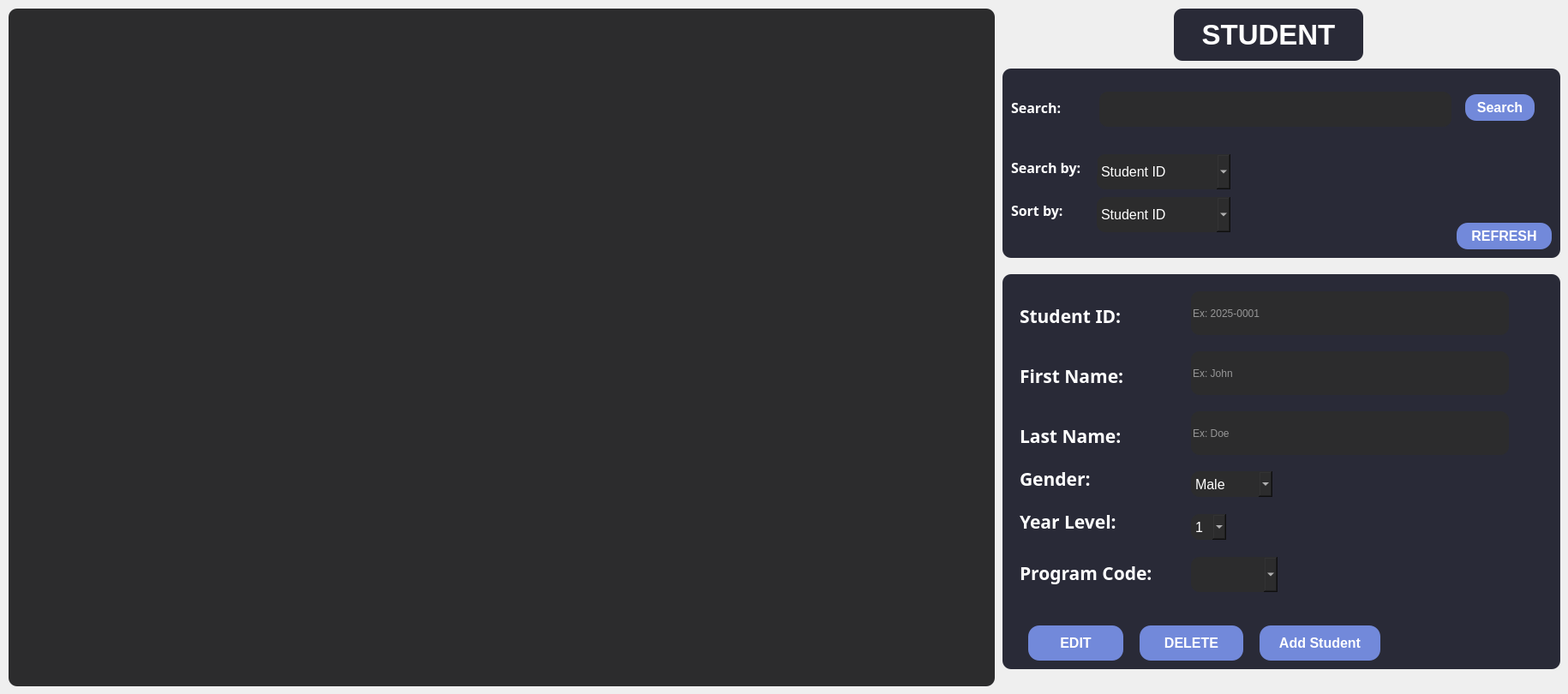
    <widget class="QWidget" name="widget">
     <attribute name="title">
      <string>Tab 1</string>
     </attribute>
     <widget class="QTableWidget" name="studentTable_widget">
      <property name="geometry">
       <rect>
        <x>10</x>
        <y>10</y>
        <width>1151</width>
        <height>791</height>
       </rect>
      </property>
      <property name="font">
       <font>
        <pointsize>12</pointsize>
       </font>
      </property>
      <property name="focusPolicy">
       <enum>Qt::NoFocus</enum>
      </property>
      <property name="layoutDirection">
       <enum>Qt::LeftToRight</enum>
      </property>
      <property name="styleSheet">
       <string notr="true">border-radius: 10px;
background-color: rgba(44,44,45,255);
color: white;</string>
      </property>
      <property name="editTriggers">
       <set>QAbstractItemView::NoEditTriggers</set>
      </property>
      <property name="selectionMode">
       <enum>QAbstractItemView::SingleSelection</enum>
      </property>
      <property name="selectionBehavior">
       <enum>QAbstractItemView::SelectRows</enum>
      </property>
      <property name="showGrid">
       <bool>true</bool>
      </property>
      <property name="cornerButtonEnabled">
       <bool>false</bool>
      </property>
      <attribute name="horizontalHeaderVisible">
       <bool>false</bool>
      </attribute>
      <attribute name="horizontalHeaderCascadingSectionResizes">
       <bool>false</bool>
      </attribute>
      <attribute name="horizontalHeaderDefaultSectionSize">
       <number>100</number>
      </attribute>
      <attribute name="horizontalHeaderHighlightSections">
       <bool>true</bool>
      </attribute>
      <attribute name="horizontalHeaderShowSortIndicator" stdset="0">
       <bool>false</bool>
      </attribute>
      <attribute name="horizontalHeaderStretchLastSection">
       <bool>false</bool>
      </attribute>
      <attribute name="verticalHeaderVisible">
       <bool>false</bool>
      </attribute>
      <attribute name="verticalHeaderCascadingSectionResizes">
       <bool>false</bool>
      </attribute>
      <column>
       <property name="text">
        <string>Student ID</string>
       </property>
       <property name="font">
        <font>
         <pointsize>10</pointsize>
         <weight>75</weight>
         <bold>true</bold>
        </font>
       </property>
      </column>
      <column>
       <property name="text">
        <string>First Name</string>
       </property>
       <property name="font">
        <font>
         <pointsize>10</pointsize>
         <weight>75</weight>
         <bold>true</bold>
        </font>
       </property>
      </column>
      <column>
       <property name="text">
        <string>Last Name</string>
       </property>
       <property name="font">
        <font>
         <pointsize>10</pointsize>
         <weight>75</weight>
         <bold>true</bold>
        </font>
       </property>
      </column>
      <column>
       <property name="text">
        <string>Year Level</string>
       </property>
       <property name="font">
        <font>
         <pointsize>10</pointsize>
         <weight>75</weight>
         <bold>true</bold>
        </font>
       </property>
      </column>
      <column>
       <property name="text">
        <string>Gender</string>
       </property>
       <property name="font">
        <font>
         <pointsize>10</pointsize>
         <weight>75</weight>
         <bold>true</bold>
        </font>
       </property>
      </column>
      <column>
       <property name="text">
        <string>Program Code</string>
       </property>
       <property name="font">
        <font>
         <pointsize>10</pointsize>
         <weight>75</weight>
         <bold>true</bold>
        </font>
       </property>
      </column>
     </widget>
     <widget class="QFrame" name="studentinfo_frame">
      <property name="geometry">
       <rect>
        <x>1170</x>
        <y>320</y>
        <width>651</width>
        <height>461</height>
       </rect>
      </property>
      <property name="font">
       <font>
        <family>Segoe UI Variable Display Semib</family>
        <pointsize>12</pointsize>
        <weight>75</weight>
        <bold>true</bold>
       </font>
      </property>
      <property name="styleSheet">
       <string notr="true">border-radius: 10px;
background-color: rgba(41,42,55,255);
color: white;</string>
      </property>
      <property name="frameShape">
       <enum>QFrame::StyledPanel</enum>
      </property>
      <property name="frameShadow">
       <enum>QFrame::Raised</enum>
      </property>
      <widget class="QLabel" name="label_2">
       <property name="geometry">
        <rect>
         <x>20</x>
         <y>30</y>
         <width>141</width>
         <height>37</height>
        </rect>
       </property>
       <property name="font">
        <font>
         <family>Segoe UI Variable Display Semib</family>
         <pointsize>16</pointsize>
         <weight>75</weight>
         <bold>true</bold>
        </font>
       </property>
       <property name="styleSheet">
        <string notr="true">color: white;</string>
       </property>
       <property name="text">
        <string>Student ID:</string>
       </property>
      </widget>
      <widget class="QLineEdit" name="lineEdit_2">
       <property name="geometry">
        <rect>
         <x>220</x>
         <y>20</y>
         <width>371</width>
         <height>51</height>
        </rect>
       </property>
       <property name="styleSheet">
        <string notr="true">border-radius: 10px;
background-color: rgba(44,44,45,255);</string>
       </property>
       <property name="placeholderText">
        <string>Ex: 2025-0001</string>
       </property>
      </widget>
      <widget class="QLabel" name="label_3">
       <property name="geometry">
        <rect>
         <x>20</x>
         <y>100</y>
         <width>141</width>
         <height>37</height>
        </rect>
       </property>
       <property name="font">
        <font>
         <family>Segoe UI Variable Display Semib</family>
         <pointsize>16</pointsize>
         <weight>75</weight>
         <bold>true</bold>
        </font>
       </property>
       <property name="styleSheet">
        <string notr="true">color: white;</string>
       </property>
       <property name="text">
        <string>First Name:</string>
       </property>
      </widget>
      <widget class="QLineEdit" name="lineEdit_3">
       <property name="geometry">
        <rect>
         <x>220</x>
         <y>90</y>
         <width>371</width>
         <height>51</height>
        </rect>
       </property>
       <property name="styleSheet">
        <string notr="true">border-radius: 10px;
background-color: rgba(44,44,45,255);</string>
       </property>
       <property name="text">
        <string/>
       </property>
       <property name="placeholderText">
        <string>Ex: John</string>
       </property>
      </widget>
      <widget class="QLabel" name="label_4">
       <property name="geometry">
        <rect>
         <x>20</x>
         <y>170</y>
         <width>141</width>
         <height>37</height>
        </rect>
       </property>
       <property name="font">
        <font>
         <family>Segoe UI Variable Display Semib</family>
         <pointsize>16</pointsize>
         <weight>75</weight>
         <bold>true</bold>
        </font>
       </property>
       <property name="styleSheet">
        <string notr="true">color: white;</string>
       </property>
       <property name="text">
        <string>Last Name:</string>
       </property>
      </widget>
      <widget class="QLineEdit" name="lineEdit_4">
       <property name="geometry">
        <rect>
         <x>220</x>
         <y>160</y>
         <width>371</width>
         <height>51</height>
        </rect>
       </property>
       <property name="styleSheet">
        <string notr="true">border-radius: 10px;
background-color: rgba(44,44,45,255);</string>
       </property>
       <property name="placeholderText">
        <string>Ex: Doe</string>
       </property>
      </widget>
      <widget class="QLabel" name="label_6">
       <property name="geometry">
        <rect>
         <x>20</x>
         <y>220</y>
         <width>93</width>
         <height>37</height>
        </rect>
       </property>
       <property name="font">
        <font>
         <family>Segoe UI Variable Display Semib</family>
         <pointsize>16</pointsize>
         <weight>75</weight>
         <bold>true</bold>
        </font>
       </property>
       <property name="styleSheet">
        <string notr="true">color: white;</string>
       </property>
       <property name="text">
        <string>Gender:</string>
       </property>
      </widget>
      <widget class="QComboBox" name="comboBox_2">
       <property name="geometry">
        <rect>
         <x>220</x>
         <y>230</y>
         <width>95</width>
         <height>30</height>
        </rect>
       </property>
       <property name="font">
        <font>
         <family>Arial</family>
         <pointsize>12</pointsize>
         <weight>50</weight>
         <italic>false</italic>
         <bold>false</bold>
        </font>
       </property>
       <property name="styleSheet">
        <string notr="true">border-radius: 10px;
background-color: rgba(44,44,45,255);</string>
       </property>
       <item>
        <property name="text">
         <string>Male</string>
        </property>
       </item>
       <item>
        <property name="text">
         <string>Female</string>
        </property>
       </item>
      </widget>
      <widget class="QLabel" name="label_5">
       <property name="geometry">
        <rect>
         <x>20</x>
         <y>270</y>
         <width>126</width>
         <height>37</height>
        </rect>
       </property>
       <property name="font">
        <font>
         <family>Segoe UI Variable Display Semib</family>
         <pointsize>16</pointsize>
         <weight>75</weight>
         <bold>true</bold>
        </font>
       </property>
       <property name="styleSheet">
        <string notr="true">color: white;</string>
       </property>
       <property name="text">
        <string>Year Level:</string>
       </property>
      </widget>
      <widget class="QComboBox" name="comboBox">
       <property name="geometry">
        <rect>
         <x>220</x>
         <y>280</y>
         <width>41</width>
         <height>30</height>
        </rect>
       </property>
       <property name="font">
        <font>
         <family>Arial</family>
         <pointsize>12</pointsize>
         <weight>50</weight>
         <italic>false</italic>
         <bold>false</bold>
        </font>
       </property>
       <property name="styleSheet">
        <string notr="true">border-radius: 10px;
background-color: rgba(44,44,45,255);</string>
       </property>
       <item>
        <property name="text">
         <string>1</string>
        </property>
       </item>
       <item>
        <property name="text">
         <string>2</string>
        </property>
       </item>
       <item>
        <property name="text">
         <string>3</string>
        </property>
       </item>
       <item>
        <property name="text">
         <string>4</string>
        </property>
       </item>
      </widget>
      <widget class="QLabel" name="label_7">
       <property name="geometry">
        <rect>
         <x>20</x>
         <y>330</y>
         <width>191</width>
         <height>37</height>
        </rect>
       </property>
       <property name="font">
        <font>
         <family>Segoe UI Variable Display Semib</family>
         <pointsize>16</pointsize>
         <weight>75</weight>
         <bold>true</bold>
        </font>
       </property>
       <property name="styleSheet">
        <string notr="true">color: white;</string>
       </property>
       <property name="text">
        <string>Program Code:</string>
       </property>
      </widget>
      <widget class="QComboBox" name="comboBox_5">
       <property name="geometry">
        <rect>
         <x>220</x>
         <y>330</y>
         <width>101</width>
         <height>41</height>
        </rect>
       </property>
       <property name="font">
        <font>
         <pointsize>10</pointsize>
         <weight>75</weight>
         <bold>true</bold>
        </font>
       </property>
       <property name="styleSheet">
        <string notr="true">border-radius: 10px;
background-color: rgba(44,44,45,255);</string>
       </property>
      </widget>
      <widget class="QPushButton" name="addStudent_button">
       <property name="geometry">
        <rect>
         <x>300</x>
         <y>410</y>
         <width>141</width>
         <height>41</height>
        </rect>
       </property>
       <property name="font">
        <font>
         <family>Arial</family>
         <pointsize>12</pointsize>
         <weight>75</weight>
         <bold>true</bold>
        </font>
       </property>
       <property name="styleSheet">
        <string notr="true">background-color: rgb(114,137,218);
color: white;
font-weight: bold;
border-radius: 13px;</string>
       </property>
       <property name="text">
        <string>Add Student</string>
       </property>
      </widget>
      <widget class="QPushButton" name="delete_button">
       <property name="geometry">
        <rect>
         <x>160</x>
         <y>410</y>
         <width>121</width>
         <height>41</height>
        </rect>
       </property>
       <property name="font">
        <font>
         <family>Arial</family>
         <pointsize>12</pointsize>
         <weight>75</weight>
         <bold>true</bold>
        </font>
       </property>
       <property name="styleSheet">
        <string notr="true">background-color: rgb(114,137,218);
color: white;
font-weight: bold;
border-radius: 13px;</string>
       </property>
       <property name="text">
        <string>DELETE</string>
       </property>
      </widget>
      <widget class="QPushButton" name="edit_button">
       <property name="geometry">
        <rect>
         <x>30</x>
         <y>410</y>
         <width>111</width>
         <height>41</height>
        </rect>
       </property>
       <property name="font">
        <font>
         <family>Arial</family>
         <pointsize>12</pointsize>
         <weight>75</weight>
         <bold>true</bold>
        </font>
       </property>
       <property name="styleSheet">
        <string notr="true">background-color: rgb(114,137,218);
color: white;
font-weight: bold;
border-radius: 13px;</string>
       </property>
       <property name="text">
        <string>EDIT</string>
       </property>
      </widget>
     </widget>
     <widget class="QFrame" name="search_frame">
      <property name="geometry">
       <rect>
        <x>1170</x>
        <y>80</y>
        <width>651</width>
        <height>221</height>
       </rect>
      </property>
      <property name="styleSheet">
       <string notr="true">border-radius: 10px;
background-color: rgba(41,42,55,255);
color: white;</string>
      </property>
      <property name="frameShape">
       <enum>QFrame::StyledPanel</enum>
      </property>
      <property name="frameShadow">
       <enum>QFrame::Raised</enum>
      </property>
      <widget class="QComboBox" name="searchStudents_combo">
       <property name="geometry">
        <rect>
         <x>110</x>
         <y>100</y>
         <width>156</width>
         <height>41</height>
        </rect>
       </property>
       <property name="font">
        <font>
         <family>Arial</family>
         <pointsize>12</pointsize>
         <weight>50</weight>
         <bold>false</bold>
        </font>
       </property>
       <property name="styleSheet">
        <string notr="true">border-radius: 10px;
background-color: rgba(44,44,45,255);</string>
       </property>
       <item>
        <property name="text">
         <string>Student ID</string>
        </property>
       </item>
       <item>
        <property name="text">
         <string>First Name</string>
        </property>
       </item>
       <item>
        <property name="text">
         <string>Last Name</string>
        </property>
       </item>
       <item>
        <property name="text">
         <string>Year Level</string>
        </property>
       </item>
       <item>
        <property name="text">
         <string>Gender</string>
        </property>
       </item>
       <item>
        <property name="text">
         <string>Program Code</string>
        </property>
       </item>
      </widget>
      <widget class="QPushButton" name="searchStudents_button">
       <property name="geometry">
        <rect>
         <x>540</x>
         <y>30</y>
         <width>81</width>
         <height>31</height>
        </rect>
       </property>
       <property name="font">
        <font>
         <family>Arial</family>
         <pointsize>12</pointsize>
         <weight>75</weight>
         <bold>true</bold>
        </font>
       </property>
       <property name="styleSheet">
        <string notr="true">background-color: rgb(114,137,218);
color: white;
font-weight: bold;
border-radius: 13px;</string>
       </property>
       <property name="text">
        <string>Search</string>
       </property>
      </widget>
      <widget class="QLabel" name="label_9">
       <property name="geometry">
        <rect>
         <x>10</x>
         <y>150</y>
         <width>91</width>
         <height>31</height>
        </rect>
       </property>
       <property name="font">
        <font>
         <family>Segoe UI Variable Display Semib</family>
         <pointsize>12</pointsize>
         <weight>75</weight>
         <bold>true</bold>
        </font>
       </property>
       <property name="styleSheet">
        <string notr="true">color: white;</string>
       </property>
       <property name="text">
        <string>Sort by:</string>
       </property>
      </widget>
      <widget class="QLineEdit" name="searchStudents_bar">
       <property name="geometry">
        <rect>
         <x>113</x>
         <y>27</y>
         <width>411</width>
         <height>41</height>
        </rect>
       </property>
       <property name="styleSheet">
        <string notr="true">border-radius: 10px;
background-color: rgba(44,44,45,255);</string>
       </property>
       <property name="text">
        <string/>
       </property>
       <property name="placeholderText">
        <string/>
       </property>
      </widget>
      <widget class="QLabel" name="label_18">
       <property name="geometry">
        <rect>
         <x>10</x>
         <y>30</y>
         <width>70</width>
         <height>31</height>
        </rect>
       </property>
       <property name="font">
        <font>
         <family>Segoe UI Variable Display Semib</family>
         <pointsize>12</pointsize>
         <weight>75</weight>
         <bold>true</bold>
        </font>
       </property>
       <property name="styleSheet">
        <string notr="true">color: white;</string>
       </property>
       <property name="text">
        <string>Search:</string>
       </property>
      </widget>
      <widget class="QLabel" name="label_19">
       <property name="geometry">
        <rect>
         <x>10</x>
         <y>100</y>
         <width>101</width>
         <height>31</height>
        </rect>
       </property>
       <property name="font">
        <font>
         <family>Segoe UI Variable Display Semib</family>
         <pointsize>12</pointsize>
         <weight>75</weight>
         <bold>true</bold>
        </font>
       </property>
       <property name="styleSheet">
        <string notr="true">color: white;</string>
       </property>
       <property name="text">
        <string>Search by:</string>
       </property>
      </widget>
      <widget class="QComboBox" name="sortStudents_combo">
       <property name="geometry">
        <rect>
         <x>110</x>
         <y>150</y>
         <width>156</width>
         <height>41</height>
        </rect>
       </property>
       <property name="font">
        <font>
         <family>Arial</family>
         <pointsize>12</pointsize>
         <weight>50</weight>
         <bold>false</bold>
        </font>
       </property>
       <property name="styleSheet">
        <string notr="true">border-radius: 10px;
background-color: rgba(44,44,45,255);</string>
       </property>
       <item>
        <property name="text">
         <string>Student ID</string>
        </property>
       </item>
       <item>
        <property name="text">
         <string>First Name</string>
        </property>
       </item>
       <item>
        <property name="text">
         <string>Last Name</string>
        </property>
       </item>
       <item>
        <property name="text">
         <string>Year Level</string>
        </property>
       </item>
       <item>
        <property name="text">
         <string>Gender</string>
        </property>
       </item>
       <item>
        <property name="text">
         <string>Program Code</string>
        </property>
       </item>
      </widget>
      <widget class="QPushButton" name="searchProgram_button_3">
       <property name="geometry">
        <rect>
         <x>530</x>
         <y>180</y>
         <width>111</width>
         <height>31</height>
        </rect>
       </property>
       <property name="font">
        <font>
         <family>Arial</family>
         <pointsize>12</pointsize>
         <weight>75</weight>
         <bold>true</bold>
        </font>
       </property>
       <property name="styleSheet">
        <string notr="true">background-color: rgb(114,137,218);
color: white;
font-weight: bold;
border-radius: 13px;</string>
       </property>
       <property name="text">
        <string>REFRESH</string>
       </property>
      </widget>
     </widget>
     <widget class="QLabel" name="label">
      <property name="geometry">
       <rect>
        <x>1370</x>
        <y>10</y>
        <width>221</width>
        <height>61</height>
       </rect>
      </property>
      <property name="font">
       <font>
        <pointsize>25</pointsize>
        <weight>75</weight>
        <italic>false</italic>
        <bold>true</bold>
       </font>
      </property>
      <property name="autoFillBackground">
       <bool>false</bool>
      </property>
      <property name="styleSheet">
       <string notr="true">border-radius: 10px;
background-color: rgba(41,42,55,255);
color: white;
font: bold;</string>
      </property>
      <property name="text">
       <string>STUDENT</string>
      </property>
      <property name="alignment">
       <set>Qt::AlignCenter</set>
      </property>
     </widget>
    </widget>
